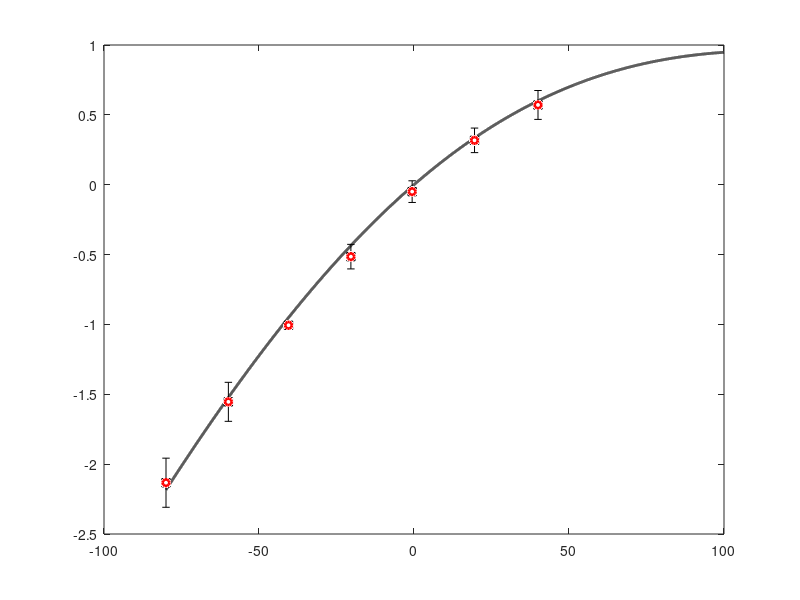

Source code (MATLAB): (Note: this script raises an error after producing the figure.)
% clc
% close all
load NMDAvolt.csv
load errorbarNMDAvolt.csv
 load ivNMDA1.csv;
 %fk=csvread('ivNMDA1.csv');
 fk=csvread('NMDAvolt.csv');
 x=fk(:,1);
 y=fk(:,2);

diff=errorbarNMDAvolt(:,2)-NMDAvolt(:,2);
%fu=@ (b,x) b(1)*x./(b(2)+b(3).*x.^(b(4)))+b(5);

%b0=[0.96 1 0.33 0.22 0.11 ];



%fu=@ (b,x) b(1).* x./(1+ b(2).*exp(-b(3).*x-b(4)));
%b0=[0.96 .33 0.22 0.14];

fu= @ (b,x) b(1).*x./(1+exp(b(2).*x));%+b(3);
b0= [0.96 -0.008];% 0.01];

[b,resnorm,residual,exitflag,output]=lsqcurvefit(fu,b0,x,y);
xa=[-80:0.01:100];
figure
h(1)=plot(x,y,'ro','MarkerSize',5,'MarkerEdgecolor','r','MarkerFaceColor','w',...
    'LineWidth',2,...
    'DisplayName','EXP');
hold on
h(2)=plot(xa,fu(b,xa),'-k','MarkerSize',5,...
    'LineWidth',2,...
    'DisplayName','SIM');
%plot(x,residual)

errorbar(NMDAvolt(:,1),NMDAvolt(:,2),diff,'ks','MarkerSize',1.5,'MarkerEdgecolor','k',...
    'MarkerFaceColor',[0 0 0]','LineWidth',1)

hold off
ax=gca;
xlabel('Voltage (mV)','FontName','Times New Roman','FontSize',12,'FontWeight','bold','Color','k')
ylabel('I/Imax','FontName','Times New Roman','FontSize',12,'FontWeight','bold','Color','k')
ytickformat('%.0f')
xtickformat('%.0f')
legend(h([1,2]),'FontName','Times New Roman','FontSize',12,'FontWeight','bold','LineWidth',2)
legend 'boxoff'
%title('Astrocyte cortex','FontName','Times New Roman','FontSize',14,'FontWeight','bold','Color','black')
% 
%a = get(gca,'XTickLabel');
%set(gca,'XTickLabel',a,'FontName','Times New Roman','fontsize',18','FontWeight','bold','LineWidth',2.5)
ax.XAxis.FontSize = 12;
ax.XAxis.FontWeight = 'bold';
ax.XAxis.Color='black';
ax.XAxis.LineWidth=2;
ax.XAxis.FontName='Times new Roman';
ax.YAxis.LineWidth = 2;
ax.YAxis.FontWeight='bold';
ax.YAxis.FontSize=12;
ax.YAxis.FontName='Times new Roman';
ax.YAxis.Color='black';
ax.XLim=[-100,100];
ax.YLim=[-3,2];
 xticks(-100:50:100);
 yticks(-3:1:2);
 set(gca, 'box', 'off')
hold off
